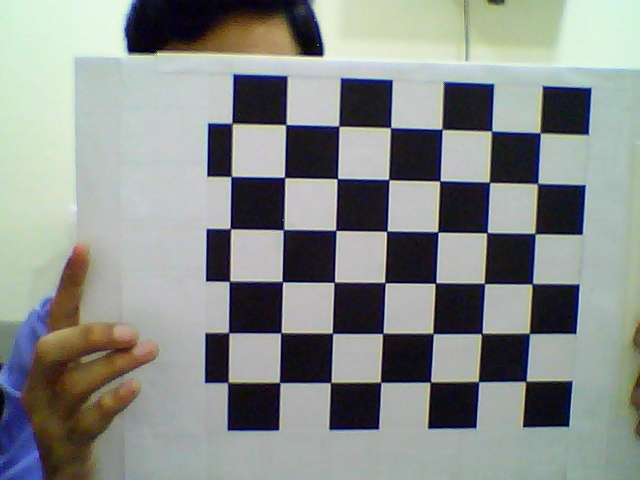
#> input picture Images/left_image_01.jpg, 640 x 480 px; its folder holds 4 pictures in this run
$ python CamCall.py
#> lines starting #> are read from the running program, lines starting #| are printed output that depends on the picture; after the words box and inside, x2 and y2 are one past the last pixel; in counts of white or black regions, pixels touching at a corner belong together
import numpy as np
import cv2
import glob

# Define the chess board rows and columns
rows = 7
cols = 6

# Set the termination criteria for the corner sub-pixel algorithm
criteria = (cv2.TERM_CRITERIA_MAX_ITER + cv2.TERM_CRITERIA_EPS, 30, 0.001)

# Prepare the object points: (0,0,0), (1,0,0), (2,0,0), ..., (6,5,0). They are the same for all images
objectPoints = np.zeros((rows * cols, 3), np.float32)   #array of floating zeros of given size
objectPoints[:, :2] = np.mgrid[0:rows, 0:cols].T.reshape(-1, 2)

# Create the arrays to store the object points and the image points
objectPointsArray = []
imgPointsArray = []

# Loop over the image files
for path in glob.glob('D:/Images/*.jpg'):
    # Load the image and convert it to gray scale
    img = cv2.imread(path)
#> img is the input picture: shape (480, 640, 3); mean B, G, R 139.1, 142.3, 137.6
    gray = cv2.cvtColor(img, cv2.COLOR_BGR2GRAY)
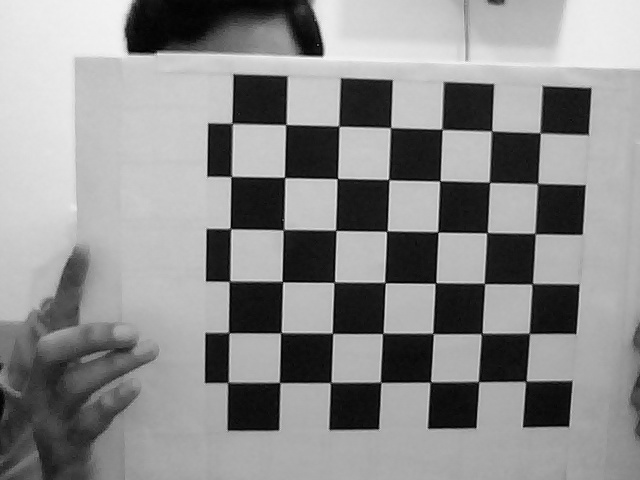
#> gray: shape (480, 640); min 1, max 252, mean 140.6

    # Find the chess board corners
    ret, corners = cv2.findChessboardCorners(gray, (rows, cols), None)
#> ret = True; corners = 42 rows, first 8: [525.9, 380.9], [478, 380.1], [430.9, 382.2], [380.6, 382.3], [330.5, 382.3], [278.8, 381.5], [228.6, 381.7], [529, 332.8]

    # Make sure the chess board pattern was found in the image
    if ret:
        # Refine the corner position
        corners = cv2.cornerSubPix(gray, corners, (11, 11), (-1, -1), criteria)
#> corners = 42 rows, first 8: [525.8, 381.2], [478.5, 381.6], [430.4, 382], [380.6, 382.2], [330.7, 382.5], [279.6, 382.5], [227.9, 382.4], [529.3, 333.3]

        # Add the object points i.e 3d points and the image points i.e 2d points to the arrays
        objectPointsArray.append(objectPoints)
        imgPointsArray.append(corners)

        # Draw the corners on the image
        cv2.drawChessboardCorners(img, (rows, cols), corners, ret)
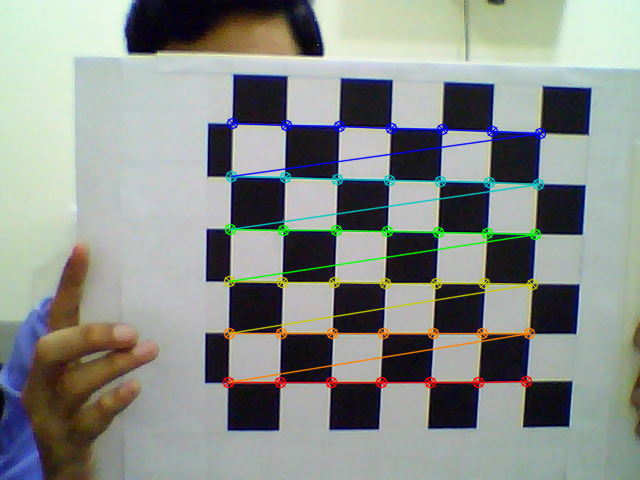
#> img: shape (480, 640, 3); 4.37% of pixels changed, all inside (x1, y1, x2, y2) = (222, 117, 547, 389)

    # Display the image
    cv2.imshow('chess board', img)
    cv2.waitKey(500)
#> pass 2 of the loop `for path in glob.glob('D:/Images/*.jpg'):`:
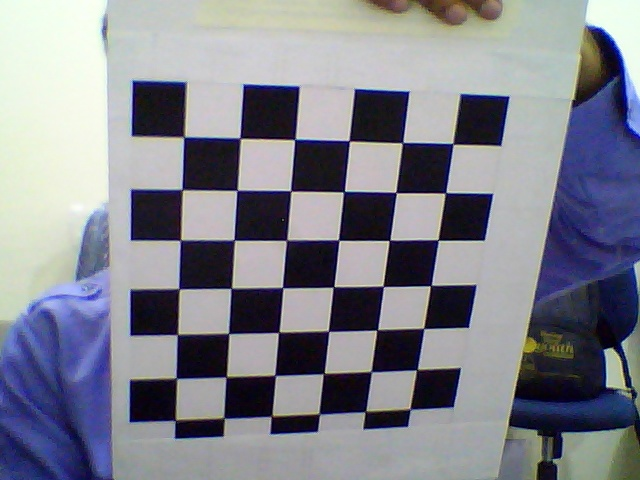
#> input picture Images/left_image_02.jpg, 640 x 480 px
#> img is the input picture: shape (480, 640, 3); mean B, G, R 140.9, 130.9, 129.4
#> `gray = cv2.cvtColor(img, cv2.COLOR_BGR2GRAY)`:
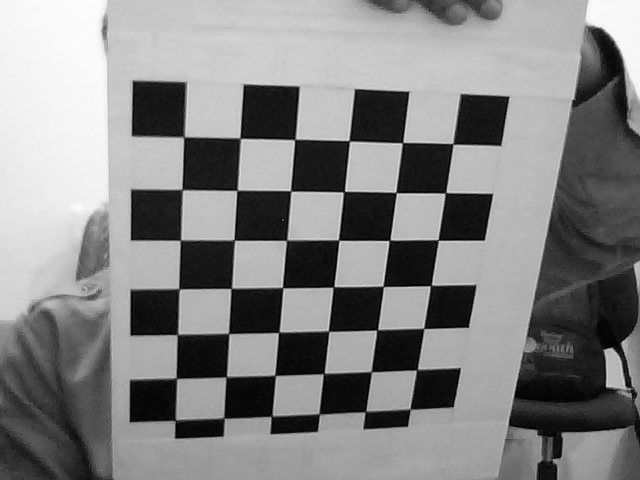
#> gray: shape (480, 640); min 0, max 253, mean 131.6
#> `ret, corners = cv2.findChessboardCorners(gray, (rows, cols), None)`: corners = 42 rows, first 8: [452.9, 143.6], [445.4, 192.7], [437.8, 240], [430.2, 285.9], [423.8, 328.2], [416.7, 369.8], [410, 407.7], [402.6, 142.5]
#> `corners = cv2.cornerSubPix(gray, corners, (11, 11), (-1, -1), criteria)`: corners = 42 rows, first 8: [453, 143.8], [445.5, 192.8], [438.1, 240], [430.8, 285.5], [423.7, 328.5], [416.9, 369.7], [410.1, 409.2], [402.5, 142.6]
#> `cv2.drawChessboardCorners(img, (rows, cols), corners, ret)`:
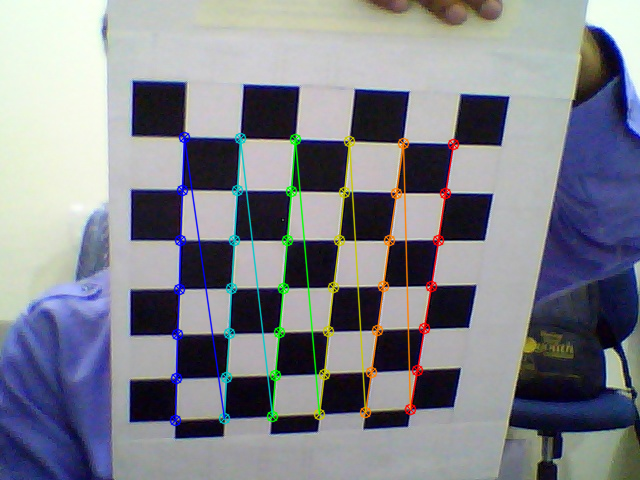
#> img: shape (480, 640, 3); 4.08% of pixels changed, all inside (x1, y1, x2, y2) = (169, 131, 460, 427)
#> pass 3 of the loop `for path in glob.glob('D:/Images/*.jpg'):`:
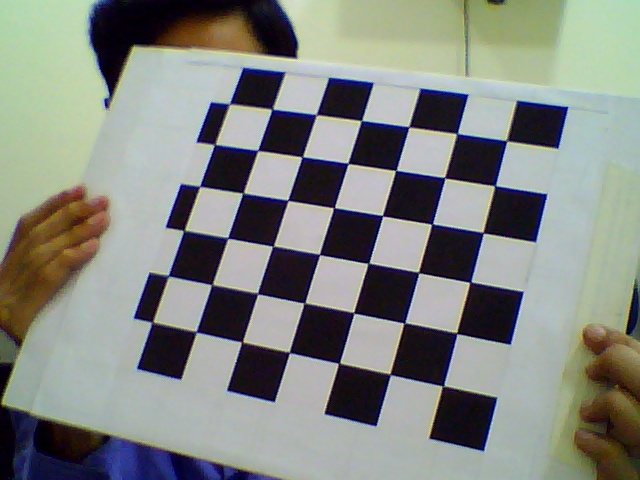
#> input picture Images/left_image_03.jpg, 640 x 480 px
#> img is the input picture: shape (480, 640, 3); mean B, G, R 129.2, 134.6, 131.2
#> `gray = cv2.cvtColor(img, cv2.COLOR_BGR2GRAY)`:
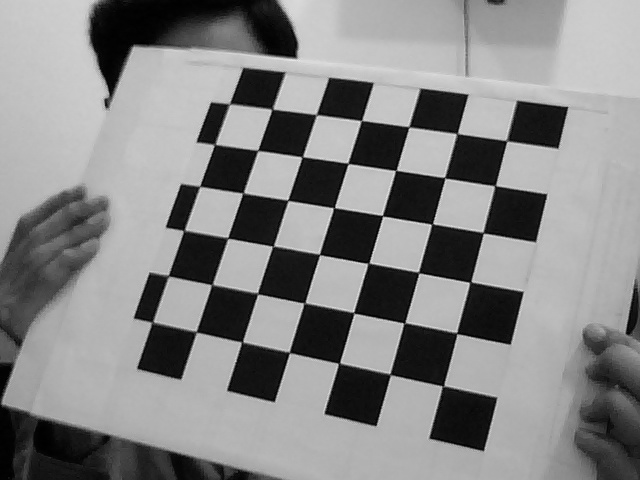
#> gray: shape (480, 640); min 0, max 238, mean 133
#> `ret, corners = cv2.findChessboardCorners(gray, (rows, cols), None)`: corners = 42 rows, first 8: [444.1, 384.4], [389.8, 373.4], [340, 361.8], [289, 352.5], [242.9, 341.5], [195.7, 330.2], [153.5, 320.9], [456.7, 331.7]
#> `corners = cv2.cornerSubPix(gray, corners, (11, 11), (-1, -1), criteria)`: corners = 42 rows, first 8: [442.9, 385.8], [390.2, 374.4], [339, 363.3], [289.3, 352.4], [242.1, 342], [196.2, 331.8], [152.3, 322.2], [456.7, 333.3]
#> `cv2.drawChessboardCorners(img, (rows, cols), corners, ret)`:
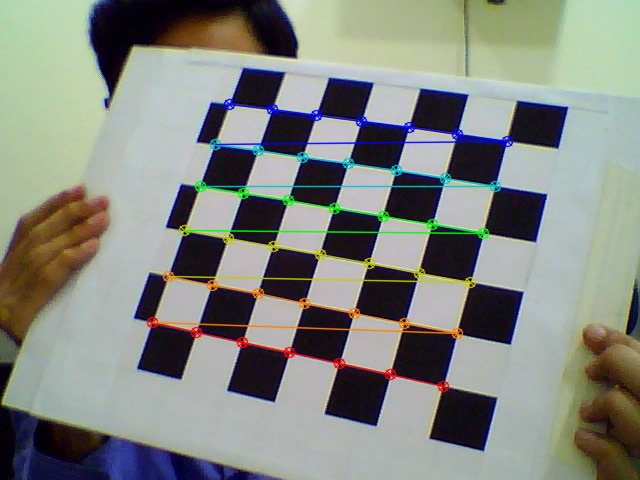
#> img: shape (480, 640, 3); 4.22% of pixels changed, all inside (x1, y1, x2, y2) = (146, 98, 514, 393)
#> the loop made 4 passes; the first 3 are shown

# Calibrate the camera and save the results
ret, mtx, dist, rvecs, tvecs = cv2.calibrateCamera(objectPointsArray, imgPointsArray, gray.shape[::-1], None, None)
np.savez('D:/Images/calib.npz', mtx=mtx, dist=dist, rvecs=rvecs, tvecs=tvecs)

# Print the camera calibration error
error = 0

for i in range(len(objectPointsArray)):
    imgPoints, _ = cv2.projectPoints(objectPointsArray[i], rvecs[i], tvecs[i], mtx, dist)
    error += cv2.norm(imgPointsArray[i], imgPoints, cv2.NORM_L2) / len(imgPoints)

print("Total error: ", error / len(objectPointsArray))

# Load one of the test images
img = cv2.imread('D:/Images/left08.jpg')
#> (the run stopped early here; a loop or call above may not have finished)
